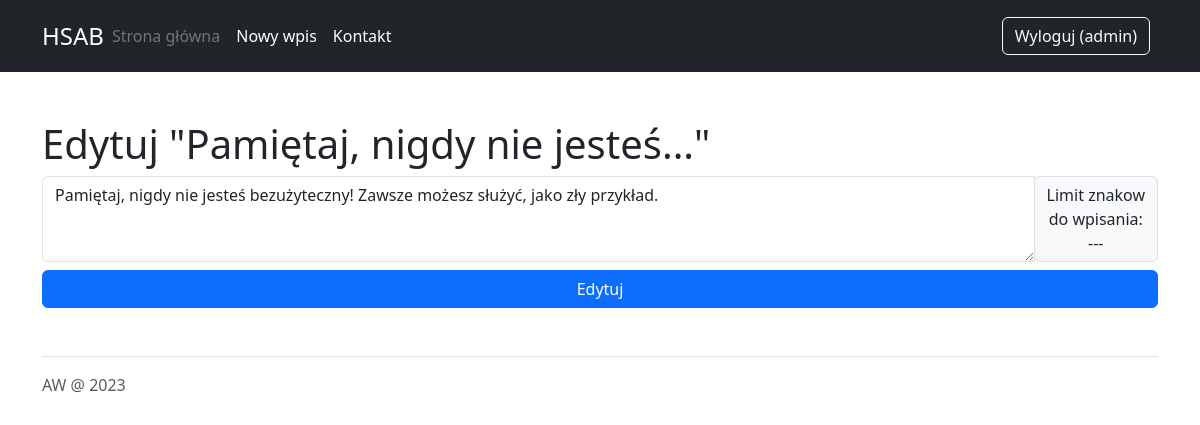
Screenshot of /1/edit (signed in) with the database file from the repository.
### tables this page shows
CREATE TABLE login
(
    id  INTEGER PRIMARY KEY AUTOINCREMENT,
    username    TEXT NOT NULL,
    password TEXT NOT NULL,
    access INTEGER   NOT NULL DEFAULT '0'
);

CREATE TABLE posts
(
    id      INTEGER PRIMARY KEY AUTOINCREMENT,
    created TIMESTAMP NOT NULL DEFAULT CURRENT_TIMESTAMP,
    content TEXT      NOT NULL,
    vote    INTEGER   NOT NULL DEFAULT '0'
);

### app.py (the view, shortened to what this page needs)
@app.route('/<int:id>/edit', methods=('GET', 'POST'))
@login_required
def edit(id):
    post = get_post(id)
    return render_template('edit.html', post=post)

### app.py (called while the page is built)
def get_db_connection():
    conn = sqlite3.connect('database.db')
    conn.row_factory = sqlite3.Row
    return conn

def get_post(post_id):
    conn = get_db_connection()
    post = conn.execute('SELECT * FROM posts WHERE id = ?',
                        (post_id,)).fetchone()
    conn.close()
    if post is None:
        abort(404)
    return post

@login_manager.user_loader
def load_user(user_id):
   conn = get_db_connection()
   curs = conn.cursor()
   curs.execute("SELECT * from login where id = (?)",[user_id])
   lu = curs.fetchone()
   if lu is None:
      return None
   else:
      return User(int(lu[0]), lu[1], lu[2])

### templates/edit.html
{% extends 'base.html' %}
{% block content %}
<h1>{% block title %} Edytuj "{{ post['content']|truncate(32) }}" {% endblock %}</h1>
<form method="post">
    <div class="input-group">
        <textarea name="content" placeholder="Post content"
                  class="form-control" onInput="LiczZnaki(this, 128)"
                      maxlength="128">{{ request.form['content'] or post['content'] }}</textarea>
                                <div class="input-group-prepend">
                <span class="input-group-text">Limit znakow <br>do wpisania:<br> ---</span>
            </div>
    </div>
    <div class="form-group d-grid gap-2 pt-2">
        <button type="submit" class="btn btn-primary">Edytuj</button>
    </div>
</form>
{% endblock %}

### templates/base.html (shortened to what this page needs)
<!doctype html>
<html lang="en">
<head>
    <link rel="stylesheet" href="{{ url_for('static', filename= 'css/style.css') }}">
    <link href="https://cdn.jsdelivr.net/npm/bootstrap@5.3.0/dist/css/bootstrap.min.css" rel="stylesheet"
>
</head>
<body>
<header class="p-3 text-bg-dark">
    <div class="container">
        <div class="d-flex flex-wrap align-items-center justify-content-center justify-content-lg-start">
            <a href="/" class="navbar-brand d-flex align-items-center mb-2 mb-lg-0 text-white text-decoration-none">
                HSAB
            </a>
            <ul class="nav col-12 col-lg-auto me-lg-auto mb-2 justify-content-center mb-md-0">
                <li><a href="{{ url_for('index') }}" class="nav-link px-2 text-secondary">Strona główna</a></li>
                <li><a href="{{ url_for('create') }}" class="nav-link px-2 text-white">Nowy wpis</a></li>
                <li><a href="{{ url_for('contact') }}" class="nav-link px-2 text-white">Kontakt</a></li>
            </ul>
            <div class="text-end">
                {% if current_user.is_authenticated %}
                    <a href="{{ url_for('logout') }}">
                        <button type="button" class="btn btn-outline-light me-2">Wyloguj ({{ current_user.username }})
                        </button>
                    </a>
                {% endif %}
            </div>
        </div>
    </div>
</header>
<main>
    <div class="container py-4">
        <div class="py-4">
            {% block content %} {% endblock %}
        </div>
        <footer class="pt-3 mt-4 text-body-secondary border-top">
            AW @ 2023
        </footer>
    </div>
</main>
</body>
</html>

### static/css/style.css (style rules this page uses)
.navbar-brand { font-size: x-large !important; }

### rows the page displays
login: username "admin"
posts: content "Pamiętaj, nigdy nie jesteś...", content "Pamiętaj, nigdy nie jesteś bezużyteczny! Zawsze możesz służyć, jako zły przykład."
